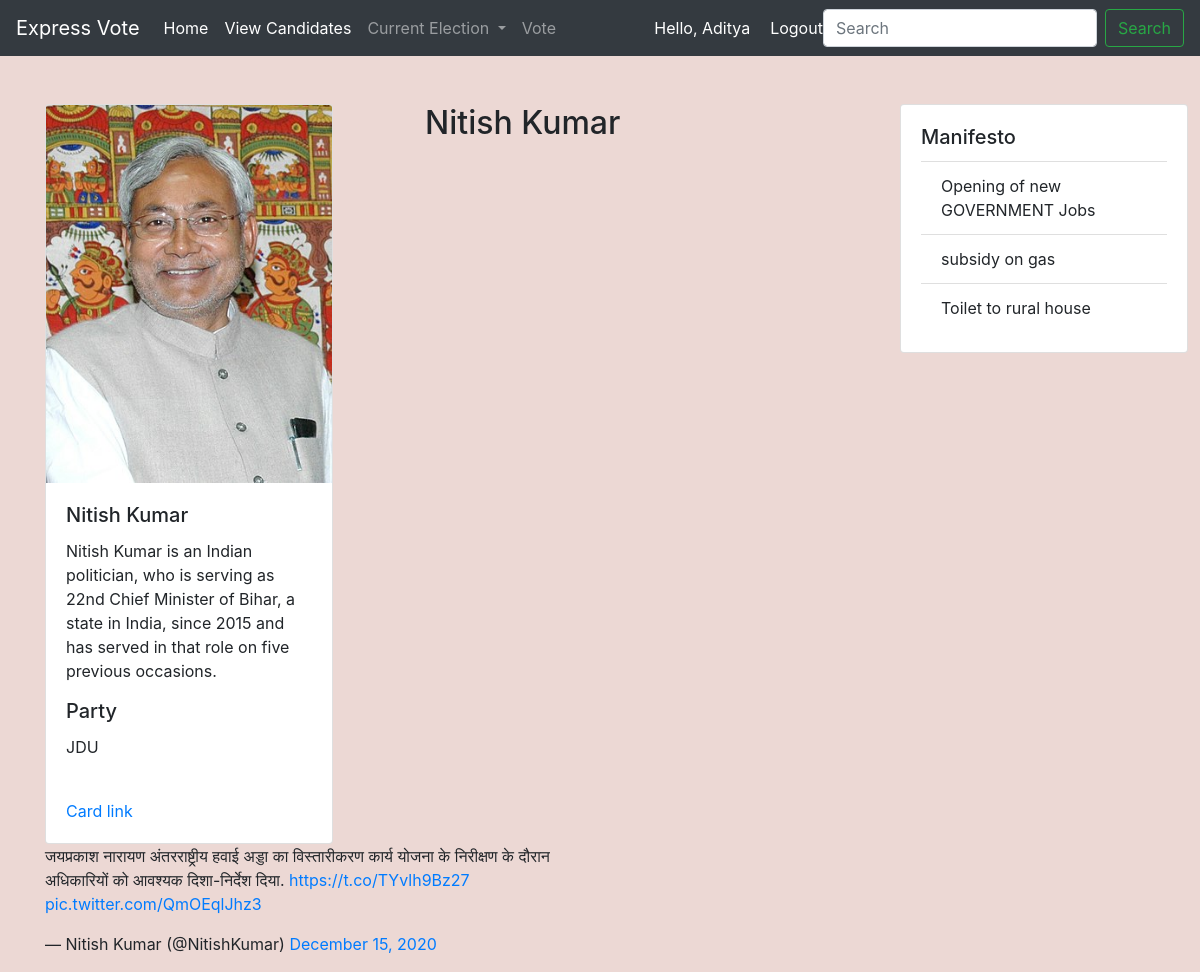
The page /candidate/2/ (signed in) on the database its author committed.
### myapp/models.py (models this page shows, shortened)
class Imageleader(models.Model):
    title = models.CharField(max_length=200)
    description = models.TextField(max_length=200)
    description1 = models.TextField(max_length=1000,default='')
    manifesto1=models.CharField(max_length=200,default='')
    manifesto2=models.CharField(max_length=200,default='')
    manifesto3=models.CharField(max_length=200,default='')
    party=models.CharField(max_length=200,default='')
    image = models.ImageField(upload_to='image')
    cat = models.ForeignKey(location, on_delete=models.CASCADE)

### expressvote/views.py (the view)
# urls.py: path('candidate/<int:cd>/', views.show_cand_info),
@login_required(login_url='login')
def show_cand_info(request, cd):
    print(cd)
    print("Hello")
    images = Imageleader.objects.filter(id=cd)
    loc = location.objects.all()
    data = {'images': images, 'loc': loc}
    return render(request, "candidate.html", data)

### templates/Candidate.html (shortened to what this page needs)
<!DOCTYPE html>
<html lang="en">
<head>
    <link rel="stylesheet" href="https://maxcdn.bootstrapcdn.com/bootstrap/4.0.0/css/bootstrap.min.css">
</head>
<body>
 {%include 'navbar.html' %}
 <div class="container">
<div class="row">
      <div class="col-12 col-md-4">
        <div class="list-group mt-5">
            {% for i in images %}
                                <div class="card" style="width: 18rem;">
                  <img class="card-img-top" src="/media/{{ i.image }}" alt="Card image cap">
                  <div class="card-body">
                    <h5 class="card-title">{{i.title}}</h5>
                    <p class="card-text">{{ i.description}}</p>
                       <h5 class="card-title">Party</h5>
                      <p class="card-text">{{ i.party}}</p>
                  </div>
                  <div class="card-body">
                    <a href="#" class="card-link">Card link</a>
                  </div>
                </div>
            </div>
      </div>
        <div class="col-md 4 mt-5">
            {% for i in images %}
            <h2>{{i.title}}</h2>
            {% endfor %}
        </div>
            <div class="mt-5 col-md-3 col order-last">
                  <div class="card" style="width: 18rem;">
                      <div class="card-body">
                           <h5 class="card-title">Manifesto</h5>
                <ul class="list-group list-group-flush">
                    <li class="list-group-item">{{i.manifesto1}}</li>
                    <li class="list-group-item">{{i.manifesto2}}</li>
                    <li class="list-group-item">{{i.manifesto3}}</li>
                  </ul>
                      </div>
                  </div>
            </div>
            {% endfor %}
        </div>
      <div class="row">
          <div class="col-sm-6">
              <blockquote class="twitter-tweet"><p lang="hi" dir="ltr">जयप्रकाश नारायण अंतरराष्ट्रीय हवाई अड्डा का विस्तारीकरण कार्य योजना के निरीक्षण के दौरान अधिकारियों को आवश्यक दिशा-निर्देश दिया. <a href="https://t.co/TYvlh9Bz27">https://t.co/TYvlh9Bz27</a> <a href="https://t.co/QmOEqlJhz3">pic.twitter.com/QmOEqlJhz3</a></p>&mdash; Nitish Kumar (@NitishKumar) <a href="https://twitter.com/NitishKumar/status/1338900763850940416?ref_src=twsrc%5Etfw">December 15, 2020</a></blockquote> <script async src="https://platform.twitter.com/widgets.js" charset="utf-8"></script>
          </div>
      </div>
</div>
</body>
</html>

### templates/navbar.html (shortened to what this page needs)
<nav class="navbar navbar-expand-lg navbar-dark bg-dark">
  <a class="navbar-brand" href="#">
    Express Vote</a>
  <div class="collapse navbar-collapse" id="navbarSupportedContent">
    <ul class="navbar-nav mr-auto">
      <li class="nav-item active">
        <a class="nav-link" href="/">Home <span class="sr-only">(current)</span></a>
      </li>
      <li class="nav-item active">
        <a class="nav-link" href="/home">View Candidates <span class="sr-only">(current)</span></a>
      </li>
      <li class="nav-item dropdown">
        <a class="nav-link dropdown-toggle" href="#" id="navbarDropdown" role="button" data-toggle="dropdown" aria-haspopup="true" aria-expanded="false">
          Current Election
        </a>
      </li>
      <li class="nav-item">
        <a class="nav-link " href="/vote">Vote</a>
      </li>
    </ul>
    <span class="hello-msg">Hello, {{request.user}}</span>
    <span ><a class="hello-msg" href="{% url 'logout' %}">Logout</a> </span>
    <form class="form-inline my-2 my-lg-0">
      <input class="form-control mr-sm-2" type="search" placeholder="Search" aria-label="Search">
      <button class="btn btn-outline-success my-2 my-sm-0" type="submit">Search</button>
    </form>
  </div>
</nav>

### templates/navbar.html (style rules this page uses)
.hello-msg { font-size:16px; color:#fff; margin-right:15 px; margin-left:20px; }

### templates/Candidate.html (style rules this page uses)
body, html { margin: 0; padding: 0; height: 100%; background: #ECD8D4 !important; }

### rows shown on the page
Imageleader: image (picture), title "Nitish Kumar", description "Nitish Kumar is an Indian politician, who is serving as 22nd Chief Minister of Bihar, a state in India, since 2015 and has served in that role on five previous occasions.", party "JDU", manifesto1 "Opening of new GOVERNMENT Jobs", manifesto2 "subsidy on gas", manifesto3 "Toilet to rural house"

### other values the page prints
{{ request.user }} "Aditya"
